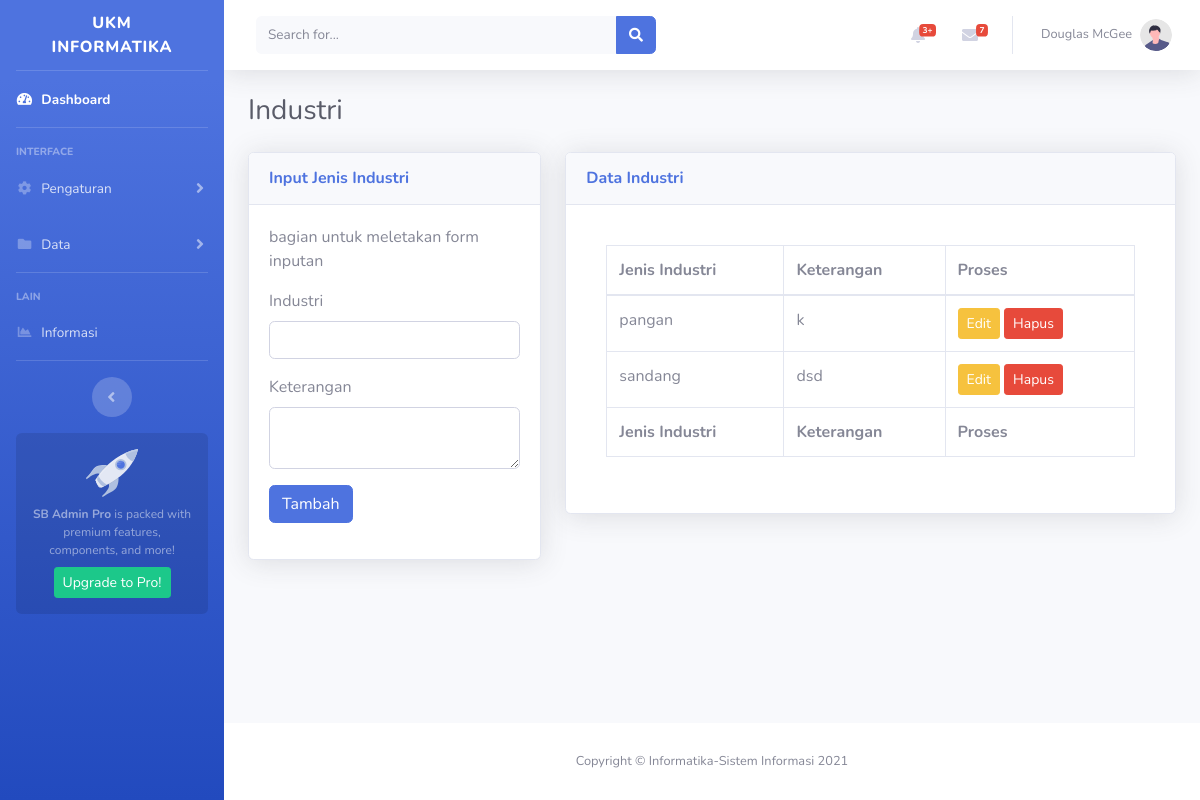
Screenshot of /industri with the database file from the repository.
### ukmummu/models.py (models this page shows, shortened)
class Tindustri(db.Model):
    id= db.Column(db.Integer, primary_key=True)
    industri = db.Column(db.String(15), unique=True, nullable=False)
    ket = db.Column(db.String(100), nullable=True)
    ukms = db.relationship('Tukm', backref='ukms',lazy=True)

### ukmummu/admin/routes.py (the view)
@gadmin.route("/industri", methods=['GET', 'POST'])
def industri():
    form=industri_F()
    data=Tindustri.query.all()
    if form.validate_on_submit():
        add= Tindustri(industri=form.industri.data, ket=form.ket.data)
        db.session.add(add)
        db.session.commit()
        flash('Data berhasil ditambahkan','warning')
        return redirect(url_for('gadmin.industri'))
    return render_template("t_admin/industri.html", dataidustri=data, form=form)

### ukmummu/admin/forms.py (shortened to what this page needs)
class industri_F(FlaskForm):
    industri= StringField('Industri', validators=[DataRequired()])
    ket= TextAreaField('Keterangan')
    submit=SubmitField('Tambah')

### ukmummu/templates/t_admin/industri.html (shortened to what this page needs)
{% extends "t_admin/base.html" %}
{% block konten%}
    <div class="container-fluid">
                        <div class="d-sm-flex align-items-center justify-content-between mb-4">
                            <h1 class="h3 mb-0 text-gray-800">Industri</h1>
                        </div>
                        <div class="row">
                            <div class="col-xl-4 col-lg-5">
                                <div class="card shadow mb-4">
                                    <div
                                        class="card-header py-3 d-flex flex-row align-items-center justify-content-between">
                                        <h6 class="m-0 font-weight-bold text-primary">Input Jenis Industri</h6>
                                    </div>
                                    <div class="card-body">
                                        <p>bagian untuk meletakan form inputan</p>
                                        <form method="POST">
                                        <div class="form-group">
                                            {{form.industri.label(class="form-control-label")}}
                                            {% if form.industri.errors %}
                                                 {{form.industri(class="form-control is-invalid")}}
                                                 <div class="invalid-feedback">
                                                     {%for error in form.industri.errors %}
                                                     <span>{{error}}</span>
                                                     {% endfor %}
                                                 </div>
                                            {%else%}
                                                {{form.industri(class="form-control")}}
                                            {%endif%}
                                        </div>
                                        <div class="form-group">
                                            {{form.ket.label(class="form-control-label")}}
                                            {% if form.ket.errors %}
                                                 {{form.ket(class="form-control is-invalid")}}
                                                 <div class="invalid-feedback">
                                                     {%for error in form.ket.errors %}
                                                     <span>{{error}}</span>
                                                     {% endfor %}
                                                 </div>
                                            {%else%}
                                                {{form.ket(class="form-control")}}
                                            {%endif%}
                                        </div>
                                        <div class="form-group">
                                            {{form.submit(class="btn btn-primary")}}
                                        </div>
                                        </form>
                                    </div>
                                </div>
                            </div>
                            <div class="col-xl-8 col-lg-7">
                                <div class="card shadow mb-4">
                                    <div
                                        class="card-header py-3 d-flex flex-row align-items-center justify-content-between">
                                        <h6 class="m-0 font-weight-bold text-primary">Data Industri</h6>
                                    </div>
                                    <div class="card-body">
                                        <div class="card-body">
                                            <div class="table-responsive">
                                                <table class="table table-bordered table-hover" id="dataTable" width="100%" cellspacing="0">
                                                    <thead>
                                                        <tr>
                                                            <th>Jenis Industri</th>
                                                            <th>Keterangan</th>
                                                            <th>Proses</th>
                                                        </tr>
                                                    </thead>
                                                    <tfoot>
                                                        <tr>
                                                            <th>Jenis Industri</th>
                                                            <th>Keterangan</th>
                                                            <th>Proses</th>
                                                        </tr>
                                                    </tfoot>
                                                    <tbody>
                                                        {% for di in dataidustri %}
                                                        <tr>
                                                            <td>{{di.industri}}</td>
                                                            <td>{{di.ket}}</td>
                                                            <td><a class="btn btn-sm btn-warning" href="{{url_for('gadmin.update_industri', ed_id=di.id)}}">Edit</a>  <a class="btn btn-sm btn-danger" href="/hapusindustri/{{di.id}}" onclick="return confirm('Yakin data akan di hapus')">Hapus</a></td>
                                                        </tr>
                                                        {% endfor %}
                                                    </tbody>
                                                    </table>
                                    </div>
                                </div>
                            </div>
                        </div>
    </div></div>
    </div>
{% endblock%}

### rows the page displays
Tindustri: industri "pangan", ket "k"
Tindustri: industri "sandang", ket "dsd"
